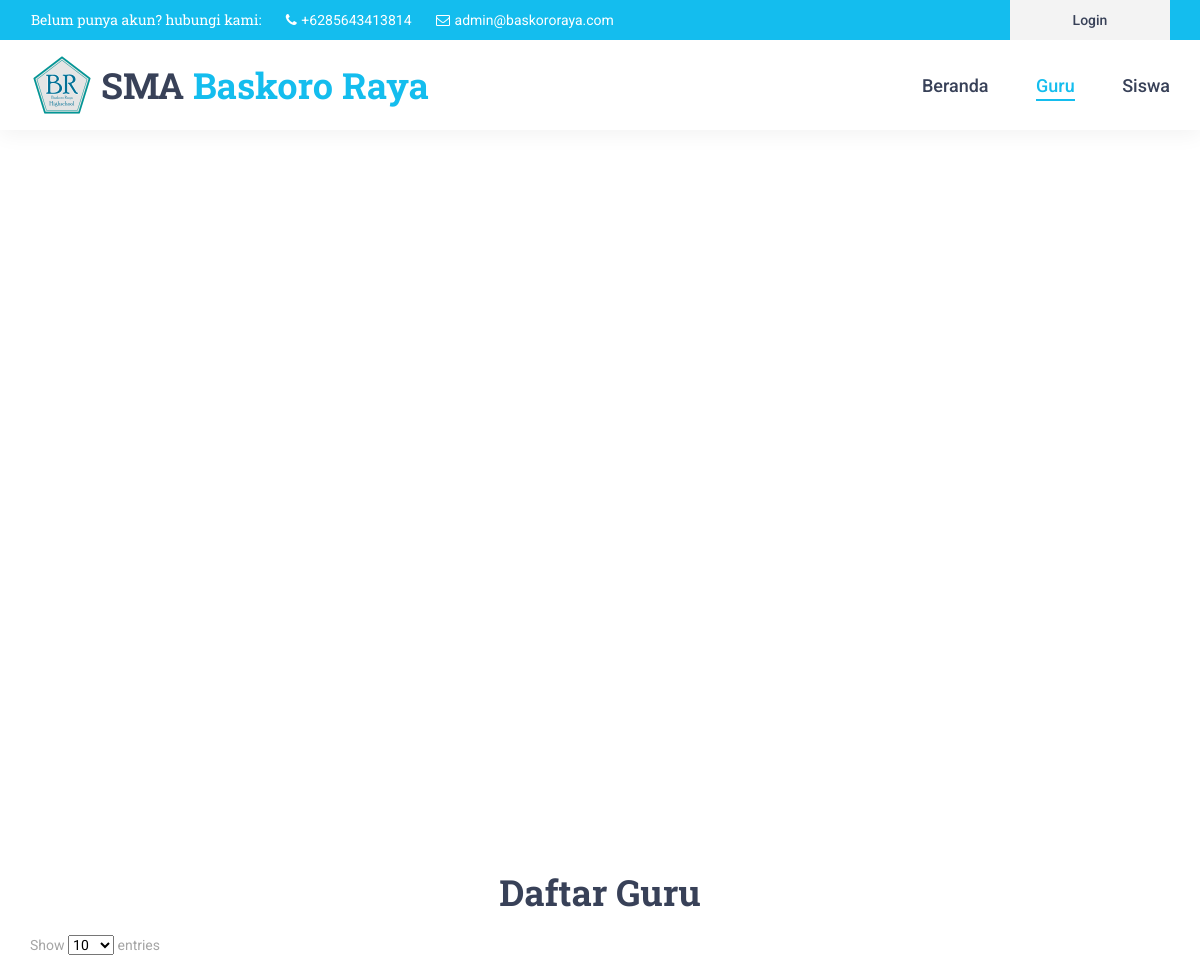
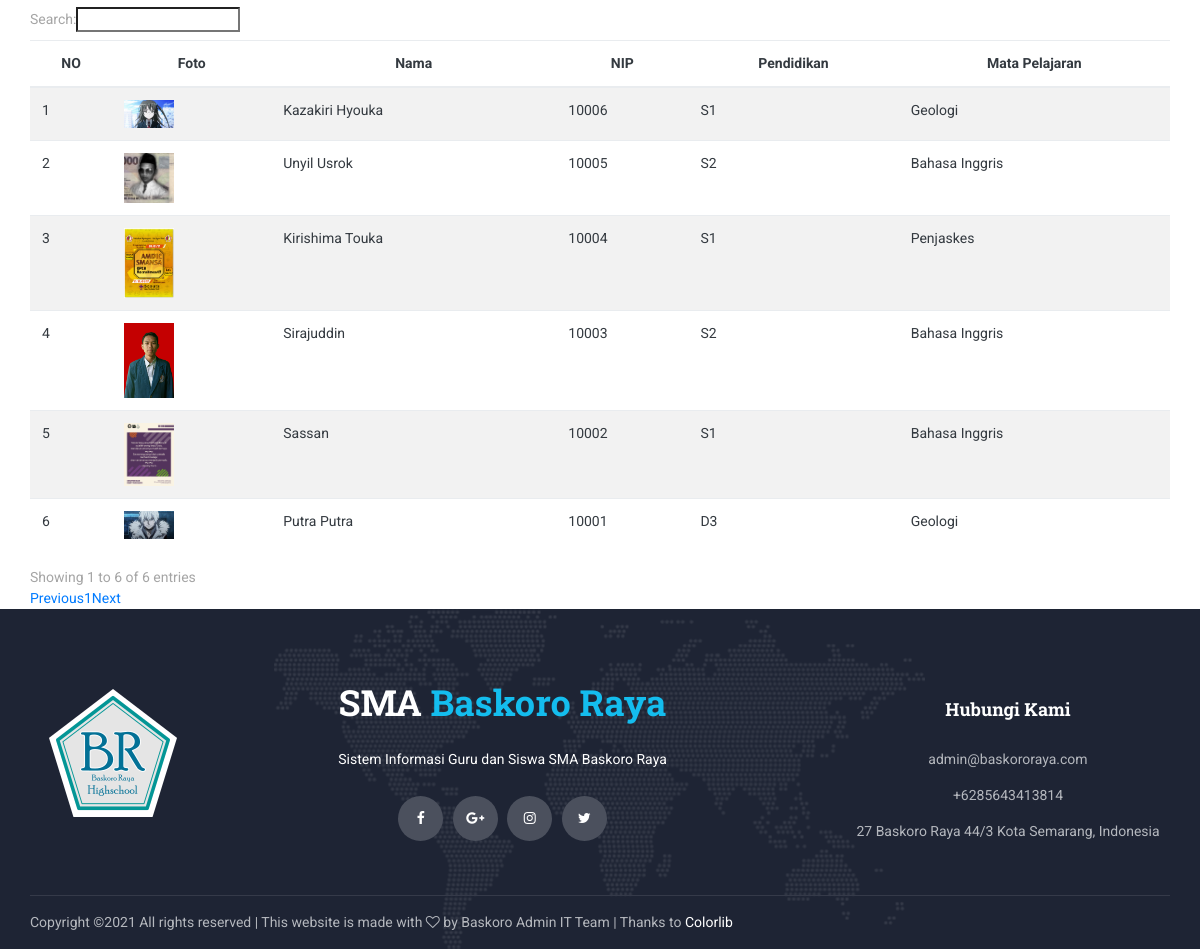
Page /index.php/home/guru on the committed database (2 pictures, top to bottom).
### tables this page shows
CREATE TABLE `tbl_guru` (
  `id_guru` int(11) NOT NULL,
  `no_id` varchar(20) DEFAULT NULL,
  `nama_guru` varchar(25) DEFAULT NULL,
  `tempat_lahir` varchar(15) DEFAULT NULL,
  `tgl_lahir` date DEFAULT NULL,
  `id_mapel` int(2) DEFAULT NULL,
  `pendidikan` varchar(5) DEFAULT NULL,
  `foto_guru` varchar(255) DEFAULT NULL
);

CREATE TABLE `tbl_mapel` (
  `id_mapel` int(3) NOT NULL,
  `nama_mapel` varchar(30) DEFAULT NULL
);

### application/views/layout/v_content.php (called while the page is built)
<?php
	if ($isi) {
		$this->load->view($isi);
	}
?>

### application/views/layout/v_wrapper.php (called while the page is built)
<?php
	require_once('v_head.php');
	require_once('v_header.php');
	require_once('v_nav.php');
	require_once('v_content.php');
	require_once('v_footer.php');
?>

### application/controllers/Home.php (called while the page is built, shortened)
<?php
class Home extends CI_Controller{
	public function __construct()
	{
		$this->load->model('m_guru');
		$this->load->model('m_mapel');
		$this->load->model('m_siswa');
	}
	public function guru()
	{
		$data = array(
			'title'=>'Guru',
			'guru'=>$this->m_guru->lists(),
			'isi'=>'v_guru'
		);
		$this->load->view('layout/v_wrapper',$data,FALSE);
	}
}
?>

### index.php (called while the page is built, shortened)
<?php
require_once BASEPATH.'core/CodeIgniter.php';

### application/models/M_guru.php (called while the page is built, shortened)
<?php
class M_guru extends CI_Model
{
	public function lists()
	{
		$this->db->select('*');
		$this->db->from('tbl_guru');
		$this->db->join('tbl_mapel', 'tbl_mapel.id_mapel = tbl_guru.id_mapel', 'left');
		$this->db->order_by('id_guru', 'desc');
		return $this->db->get()->result();
	}
}
?>

### application/views/v_guru.php (the view)
<div class="home">
    <div class="breadcrumbs_container">
        <div class="container">
            <div class="row">
                <div class="col">
                    <div class="breadcrumbs">
                        <ul>
                            <li><a href="<?=base_url()?>">Beranda</a></li>
                            <li>Guru</li>
                        </ul>
                    </div>
                </div>
            </div>
        </div>
    </div>
</div>
<div class="contact">
	<div class="row">
		<div class="col-lg-12 text-center">
			<br><h2>Daftar Guru</h2><br>
		</div>
	</div>
	<div class="container">
		<div class="row">
			<div class="col-lg-12">
				<table id="tabelguru" class="table table-striped table-hover text-dark">
					<thead>
						<tr class="text-center">
							<th>NO</th>
							<th>Foto</th>
							<th>Nama</th>
							<th>NIP</th>
							<th>Pendidikan</th>
							<th>Mata Pelajaran</th>
						</tr>
					</thead>
					<tbody>
					<?php $no=1; foreach($guru as $key => $value){ ?>
						<tr>
							<td><?= $no++;?></td>
							<td><img src="<?=base_url('foto_guru/'.$value->foto_guru)?>" width="50px"></td>
							<td><?= $value->nama_guru ?></td>
							<td><?= $value->no_id ?></td>
							<td><?= $value->pendidikan ?></td>
							<td><?= $value->nama_mapel ?></td>
						</tr>
					<?php } ?>
					</tbody>
				</table>
			</div>
		</div>
	</div>
</div>

### template/front-end/styles/main_styles.css (style rules this page uses)
* { margin: 0; padding: 0; -webkit-font-smoothing: antialiased; -webkit-text-shadow: rgba(0,0,0,.01) 0 0 1px; text-shadow: rgba(0,0,0,.01) 0 0 1px; }
body { font-family: 'Roboto', sans-serif; font-size: 14px; font-weight: 400; background: #FFFFFF; color: #a5a5a5; }
div { display: block; position: relative; -webkit-box-sizing: border-box; -moz-box-sizing: border-box; box-sizing: border-box; }
ul { list-style: none; margin-bottom: 0px; }
a, a:hover, a:visited, a:active, a:link { text-decoration: none; -webkit-font-smoothing: antialiased; -webkit-text-shadow: rgba(0,0,0,.01) 0 0 1px; text-shadow: rgba(0,0,0,.01) 0 0 1px; }
h2 { font-size: 36px; }
h1, h2, h3, h4, h5, h6 { font-family: 'Roboto Slab', serif; font-weight: 700; -webkit-font-smoothing: antialiased; -webkit-text-shadow: rgba(0,0,0,.01) 0 0 1px; text-shadow: rgba(0,0,0,.01) 0 0 1px; color: #384158; margin-bottom: 0; }
.home { width: 100%; height: 850px; }

### rows in the picture
tbl_guru: foto_guru (picture), nama_guru "Kazakiri Hyouka", no "10006", pendidikan "S1", id_mapel.nama_mapel "Geologi"
tbl_guru: foto_guru (picture), nama_guru "Unyil Usrok", no "10005", pendidikan "S2", id_mapel.nama_mapel "Bahasa Inggris"
tbl_guru: foto_guru (picture), nama_guru "Kirishima Touka", no "10004", pendidikan "S1", id_mapel.nama_mapel "Penjaskes"
tbl_guru: foto_guru (picture), nama_guru "Sirajuddin", no "10003", pendidikan "S2", id_mapel.nama_mapel "Bahasa Inggris"
tbl_guru: foto_guru (picture), nama_guru "Sassan", no "10002", pendidikan "S1", id_mapel.nama_mapel "Bahasa Inggris"
tbl_guru: foto_guru (picture), nama_guru "Putra Putra", no "10001", pendidikan "D3", id_mapel.nama_mapel "Geologi"
